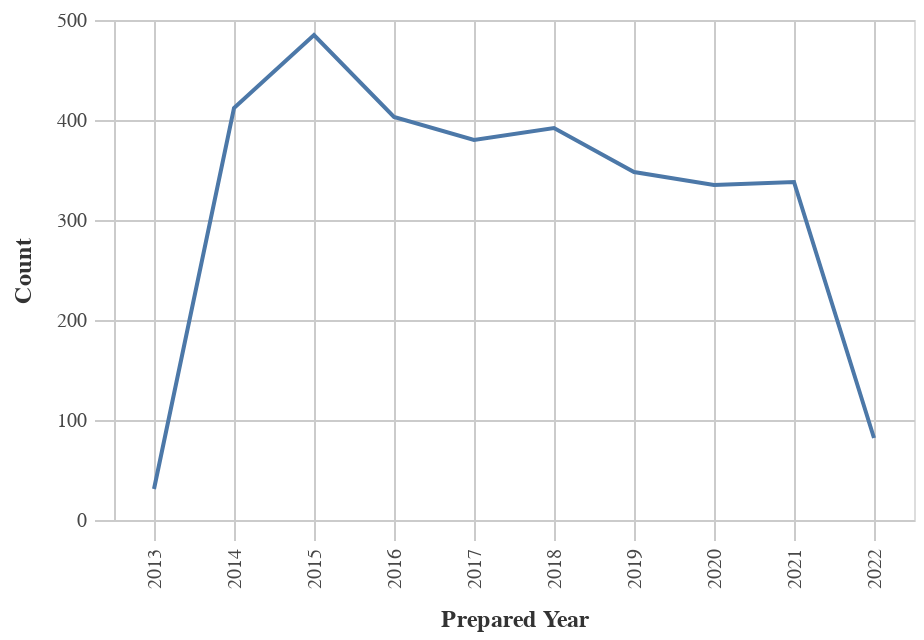

Notebook source saved alongside this figure:
### Code cell
#Line chart for Obligations by Year
chart_df = (df_top>>filter(_.variable=='prepared_y')).rename(columns= {"value":"Year"})
    
chart1= (_dla_utils_reports.basic_line_chart_test_no_save(chart_df, 'Year', 'count', district)).encode(x=alt.X('Year:O', title='Prepared Year'))
    
display(HTML("<h4><strong>Obligations by Year</strong></h4>"))
chart1

### Figure 1 — Vega-Lite specification as saved in the notebook (floating-point values rounded to 4 significant figures)
{"config": {"view": {"continuousWidth": 400, "continuousHeight": 300}, "axis": {"domainColor": "#cbcbcb", "grid": true, "gridColor": "#cbcbcb", "gridWidth": 1, "labelColor": "#474747", "labelFont": "Nunito Sans", "labelFontSize": 10, "labelPadding": 4, "tickColor": "#cbcbcb", "tickSize": 10, "titleColor": "#333", "titleFont": "Raleway", "titleFontSize": 12, "titlePadding": 10}, "axisBand": {"grid": false}, "background": "white", "font": "Raleway", "header": {"labelFont": "Nunito Sans", "titleFont": "Raleway"}, "legend": {"labelColor": "#333", "labelFont": "Nunito Sans", "labelFontSize": 11, "labelLimit": 0, "padding": 1, "symbolSize": 30, "symbolType": "square", "titleColor": "#333", "titleFont": "Raleway", "titleFontSize": 14, "titlePadding": 10}, "title": {"anchor": "middle", "font": "Raleway", "fontSize": 18, "fontWeight": 300, "offset": 20}}, "data": {"name": "data-bd79701c9999d99562f2815abdbac302"}, "mark": "line", "encoding": {"tooltip": [{"field": "Year", "type": "quantitative"}, {"field": "count", "type": "quantitative"}], "x": {"field": "Year", "title": "Prepared Year", "type": "ordinal"}, "y": {"field": "count", "title": "Count", "type": "quantitative"}}, "height": 250, "width": 400, "$schema": "https://vega.github.io/schema/vega-lite/v4.17.0.json", "datasets": {"data-bd79701c9999d99562f2815abdbac302": [{"Year": 2015.0, "count": 485, "variable": "prepared_y"}, {"Year": 2014.0, "count": 412, "variable": "prepared_y"}, {"Year": 2016.0, "count": 403, "variable": "prepared_y"}, {"Year": 2018.0, "count": 392, "variable": "prepared_y"}, {"Year": 2017.0, "count": 380, "variable": "prepared_y"}, {"Year": 2019.0, "count": 348, "variable": "prepared_y"}, {"Year": 2021.0, "count": 338, "variable": "prepared_y"}, {"Year": 2020.0, "count": 335, "variable": "prepared_y"}, {"Year": 2022.0, "count": 82, "variable": "prepared_y"}, {"Year": 2013.0, "count": 31, "variable": "prepared_y"}]}}
